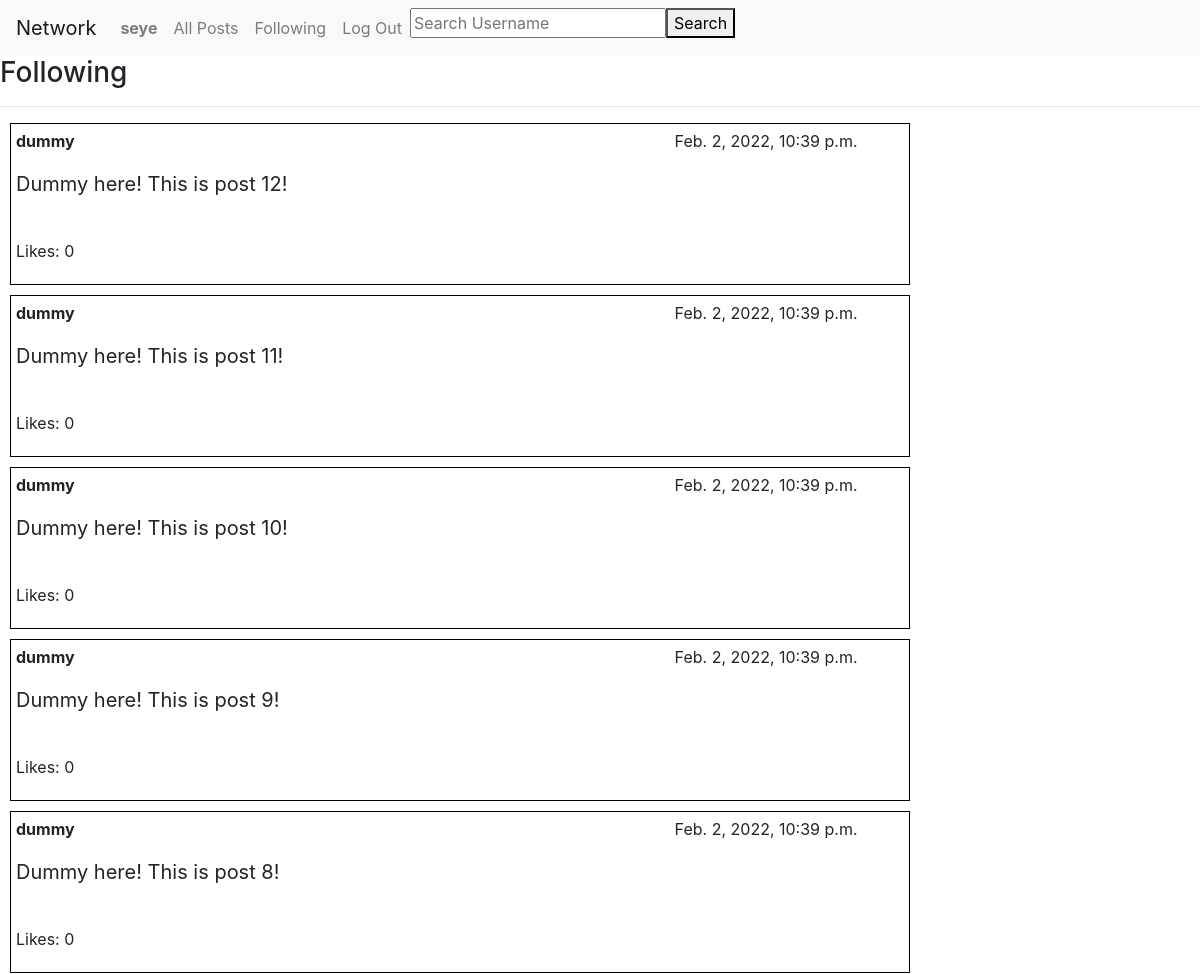
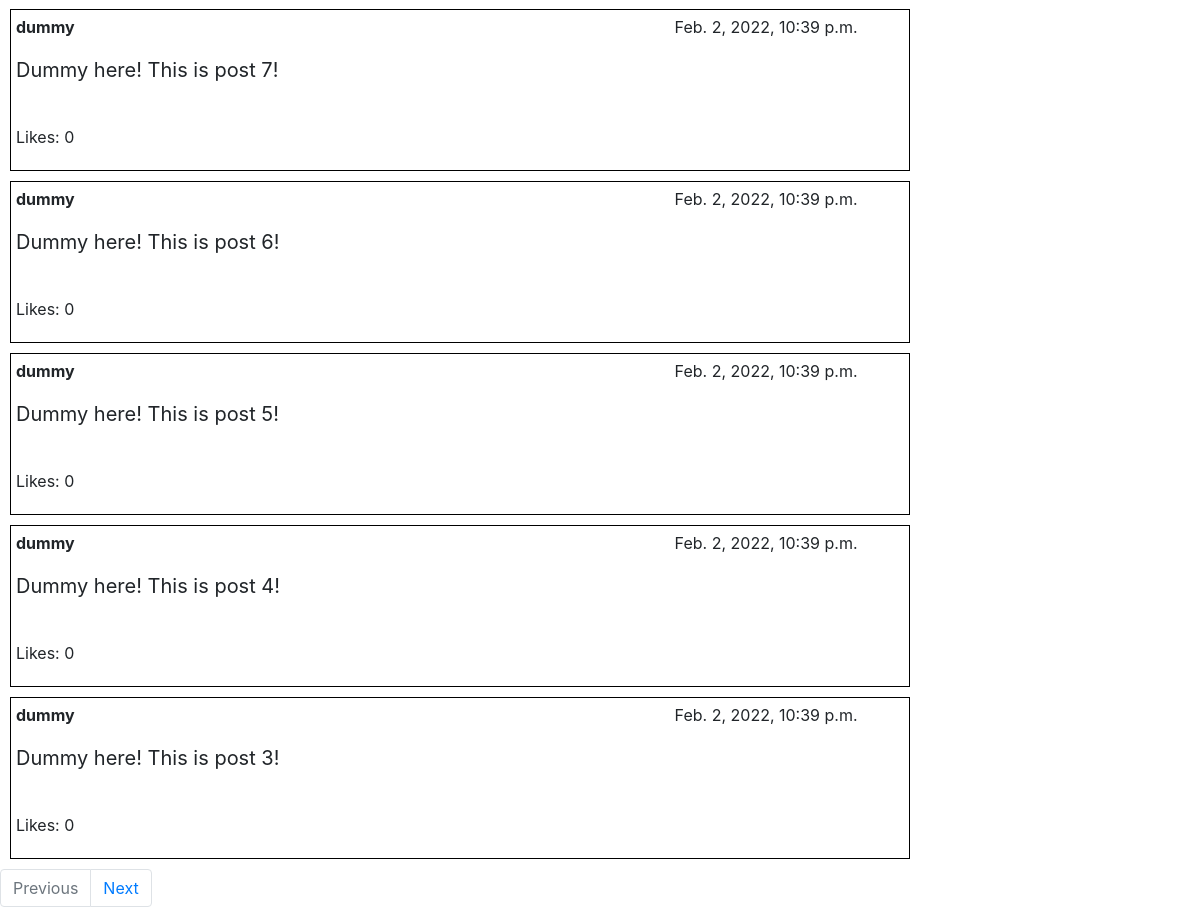
Screenshot of /following (signed in) with the database file from the repository (2 pictures, top to bottom).
### network/models.py (models this page shows, shortened)
class User(AbstractUser):
    followers=IntegerField(default=0)
    following=IntegerField(default=0)

class Post_Following(Model):
    user=CharField(max_length=200, null=True)
    username=CharField(max_length=200, null=True)
    content=TextField(null=True)
    date=DateTimeField(null=True, auto_now_add=True)
    like=IntegerField(default=0)

### network/views.py (the view, shortened to what this page needs)
# urls.py: path('following', views.following, name="following"),
def following(request):
    if request.user.is_authenticated:
        post=Post_Following.objects.filter(user=request.user.username).order_by('-date')
        paginator = Paginator(post, 10)
        page_num = request.GET.get('page')
        page_item = paginator.get_page(page_num)
        return render(request, "network/following.html", {
        'post':page_item
        })
    else:
        return HttpResponseRedirect(reverse('network:login'))

### network/templates/network/following.html
{% extends "network/layout.html" %}
{% block body %}
<h3>Following</h3>
<hr>
{%for item in post%}
<div class="post" style='border: solid 1px black;margin: 10px; width:900px; padding:5px;'>
  <div class="" style="display:flex;">
    <strong>{{item.username}}</strong>
    <p style="margin-left:600px;">{{item.date}}</p>
  </div>
  <p style="font-size:20px;">{{item.content}}</p>
  <br>
  <p>Likes: {{item.like}}</p>
</div>
{%endfor%}
<nav aria-label="Page navigation">
  <ul class="pagination">
    {% if post.has_previous %}
    <li class="page-item"><a class="page-link" href="?page={{post.previous_page_number}}">Previous</a></li>
    {%else%}
    <li class="page-item disabled"><a class="page-link" href="#" tabindex="-1" aria-disabled="True">Previous</a></li>
    {%endif%}
    {% if post.has_next %}
    <li class="page-item"><a class="page-link" href="?page={{post.next_page_number}}">Next</a></li>
    {% else %}
    <li class="page-item disabled"><a class="page-link" href="#" tabindex="-1" aria-disabled="True">Next</a></li>
    {%endif%}
  </ul>
</nav>
{% endblock %}

### network/templates/network/layout.html (shortened to what this page needs)
{% load static %}
<!DOCTYPE html>
<html lang="en">
    <head>
        <link rel="stylesheet" href="https://stackpath.bootstrapcdn.com/bootstrap/4.4.1/css/bootstrap.min.css">
        <link href="{% static 'network/styles.css' %}" rel="stylesheet">
    </head>
    <body>
        <nav class="navbar navbar-expand-lg navbar-light bg-light">
            <a class="navbar-brand" href="#">Network</a>
            <div>
              <ul class="navbar-nav mr-auto">
                {% if user.is_authenticated %}
                    <li class="nav-item">
                      <form class="" action="index.html" method="post">
                        <a class="nav-link" type="submit" href="{%url 'network:profile'%}"><strong>{{ user.username }}</strong></a>
                      </form>
                    </li>
                {% endif %}
                <li class="nav-item">
                  <a class="nav-link" href="{% url 'network:index' %}">All Posts</a>
                </li>
                {% if user.is_authenticated %}
                    <li class="nav-item">
                        <a class="nav-link" href="{%url 'network:following'%}">Following</a>
                    </li>
                    <li class="nav-item">
                        <a class="nav-link" href="{% url 'network:logout' %}">Log Out</a>
                    </li>
                {% endif %}
                <form class="" action="{%url 'network:other_user_profile'%}" method="get">
                  <div class="" style="display:flex;">
                    <input type="text" name="username" value="" placeholder="Search Username">
                    <button type="submit" name="button">Search</button>
                  </div>
                </form>
              </ul>
            </div>
          </nav>
        <div class="body">
            {% block body %}
            {% endblock %}
        </div>
    </body>
</html>

### rows the page displays
User: username "seye"
Post_Following: username "dummy", date "Feb. 2, 2022, 10:39 p.m.", content "Dummy here! This is post 12!", like "0"
Post_Following: username "dummy", date "Feb. 2, 2022, 10:39 p.m.", content "Dummy here! This is post 11!", like "0"
Post_Following: username "dummy", date "Feb. 2, 2022, 10:39 p.m.", content "Dummy here! This is post 10!", like "0"
Post_Following: username "dummy", date "Feb. 2, 2022, 10:39 p.m.", content "Dummy here! This is post 9!", like "0"
Post_Following: username "dummy", date "Feb. 2, 2022, 10:39 p.m.", content "Dummy here! This is post 8!", like "0"
Post_Following: username "dummy", date "Feb. 2, 2022, 10:39 p.m.", content "Dummy here! This is post 7!", like "0"
Post_Following: username "dummy", date "Feb. 2, 2022, 10:39 p.m.", content "Dummy here! This is post 6!", like "0"
Post_Following: username "dummy", date "Feb. 2, 2022, 10:39 p.m.", content "Dummy here! This is post 5!", like "0"
Post_Following: username "dummy", date "Feb. 2, 2022, 10:39 p.m.", content "Dummy here! This is post 4!", like "0"
Post_Following: username "dummy", date "Feb. 2, 2022, 10:39 p.m.", content "Dummy here! This is post 3!", like "0"
